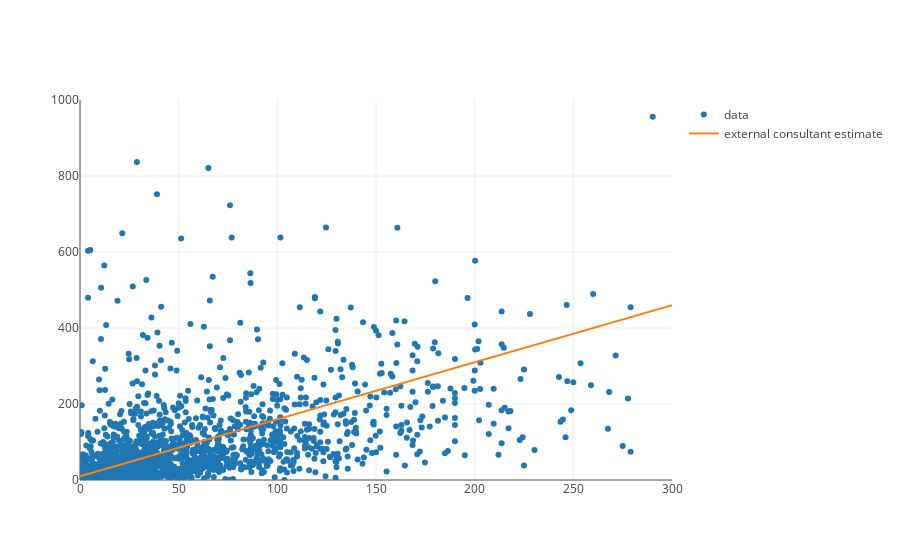

Notebook cell for this chart:
### Code cell
from plotly.offline import iplot, init_notebook_mode
init_notebook_mode(connected=True)

from graph import trace_values, m_b_trace, plot

plot([revenues_per_budgets_trace, consultant_estimated_revenues_trace], revenues_layout)

### Figure 1 — Plotly figure (JSON) as saved in the notebook; plotly's stock layout.template omitted (floating-point values rounded to 4 significant figures; data arrays with more than 128 entries replaced by an {"elided": "..."} marker saying what was removed)
{"data": [{"mode": "markers", "name": "data", "text": {"elided": "1776 str values"}, "type": "scatter", "uid": "33f49e2e-8946-11e9-a51e-0b77553b67d7", "x": {"elided": "1776 float values"}, "y": {"elided": "1776 float values"}}, {"mode": "lines", "name": "external consultant estimate", "text": [], "type": "scatter", "uid": "33f4a04a-8946-11e9-a51e-0b77553b67d7", "x": {"elided": "1776 float values"}, "y": {"elided": "1776 float values"}}], "layout": {"xaxis": {"range": [0, 300]}, "yaxis": {"range": [0, 1000]}}}
